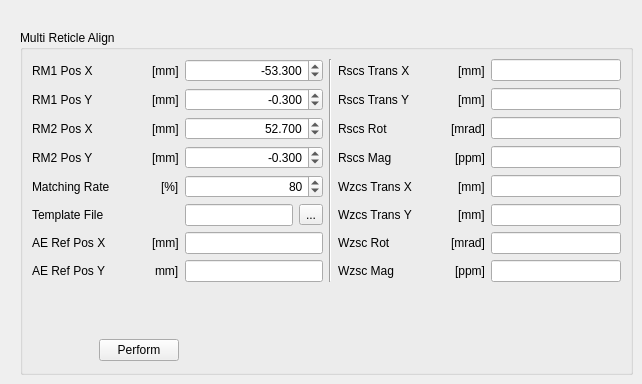
       <widget class="QWidget" name="page_3">
        <widget class="QGroupBox" name="EC4T_reticle_align_qgb">
         <property name="geometry">
          <rect>
           <x>20</x>
           <y>30</y>
           <width>613</width>
           <height>345</height>
          </rect>
         </property>
         <property name="title">
          <string>Multi Reticle Align</string>
         </property>
         <layout class="QGridLayout" name="gridLayout_7">
          <item row="0" column="0">
           <layout class="QHBoxLayout">
            <item>
             <widget class="QLabel" name="EC4T_reticle_align__align_spec_RM1_pos_x_qlb">
              <property name="text">
               <string>RM1 Pos X</string>
              </property>
             </widget>
            </item>
            <item>
             <spacer>
              <property name="orientation">
               <enum>Qt::Horizontal</enum>
              </property>
              <property name="sizeHint" stdset="0">
               <size>
                <width>40</width>
                <height>20</height>
               </size>
              </property>
             </spacer>
            </item>
            <item>
             <widget class="QLabel" name="EC4T_reticle_align__align_spec_RM1_pos_x_qlb_2">
              <property name="text">
               <string>[mm]</string>
              </property>
             </widget>
            </item>
           </layout>
          </item>
          <item row="0" column="1">
           <widget class="QDoubleSpinBox" name="EC4T_reticle_align__align_spec_RM1_pos_x_qdsb">
            <property name="alignment">
             <set>Qt::AlignRight|Qt::AlignTrailing|Qt::AlignVCenter</set>
            </property>
            <property name="decimals">
             <number>3</number>
            </property>
            <property name="minimum">
             <double>-1000000.000000000000000</double>
            </property>
            <property name="maximum">
             <double>1000000.000000000000000</double>
            </property>
            <property name="singleStep">
             <double>0.001000000000000</double>
            </property>
            <property name="value">
             <double>-53.299999999999997</double>
            </property>
           </widget>
          </item>
          <item row="0" column="2" rowspan="8">
           <widget class="Line" name="line_2">
            <property name="orientation">
             <enum>Qt::Vertical</enum>
            </property>
           </widget>
          </item>
          <item row="0" column="3">
           <layout class="QHBoxLayout">
            <item>
             <widget class="QLabel" name="EC4T_reticle_align__cora_result_p_rcs_to_rscs_trans_x_qlb">
              <property name="text">
               <string>Rscs Trans X</string>
              </property>
             </widget>
            </item>
            <item>
             <spacer>
              <property name="orientation">
               <enum>Qt::Horizontal</enum>
              </property>
              <property name="sizeHint" stdset="0">
               <size>
                <width>40</width>
                <height>20</height>
               </size>
              </property>
             </spacer>
            </item>
            <item>
             <widget class="QLabel" name="EC4T_reticle_align__cora_result_p_rcs_to_rscs_trans_x_qlb_2">
              <property name="text">
               <string>[mm]</string>
              </property>
             </widget>
            </item>
           </layout>
          </item>
          <item row="0" column="4">
           <widget class="SMEE::StatusLine" name="EC4T_reticle_align__cora_result_p_rcs_to_rscs_trans_x_qle"/>
          </item>
          <item row="1" column="0">
           <layout class="QHBoxLayout">
            <item>
             <widget class="QLabel" name="EC4T_reticle_align__align_spec_RM1_pos_y_qlb">
              <property name="text">
               <string>RM1 Pos Y</string>
              </property>
             </widget>
            </item>
            <item>
             <spacer>
              <property name="orientation">
               <enum>Qt::Horizontal</enum>
              </property>
              <property name="sizeHint" stdset="0">
               <size>
                <width>40</width>
                <height>20</height>
               </size>
              </property>
             </spacer>
            </item>
            <item>
             <widget class="QLabel" name="EC4T_reticle_align__align_spec_RM1_pos_y_qlb_2">
              <property name="text">
               <string>[mm]</string>
              </property>
             </widget>
            </item>
           </layout>
          </item>
          <item row="1" column="1">
           <widget class="QDoubleSpinBox" name="EC4T_reticle_align__align_spec_RM1_pos_y_qdsb">
            <property name="alignment">
             <set>Qt::AlignRight|Qt::AlignTrailing|Qt::AlignVCenter</set>
            </property>
            <property name="decimals">
             <number>3</number>
            </property>
            <property name="minimum">
             <double>-1000000.000000000000000</double>
            </property>
            <property name="maximum">
             <double>1000000.000000000000000</double>
            </property>
            <property name="singleStep">
             <double>0.001000000000000</double>
            </property>
            <property name="value">
             <double>-0.300000000000000</double>
            </property>
           </widget>
          </item>
          <item row="1" column="3">
           <layout class="QHBoxLayout">
            <item>
             <widget class="QLabel" name="EC4T_reticle_align__cora_result_p_rcs_to_rscs_trans_y_qlb">
              <property name="text">
               <string>Rscs Trans Y</string>
              </property>
             </widget>
            </item>
            <item>
             <spacer>
              <property name="orientation">
               <enum>Qt::Horizontal</enum>
              </property>
              <property name="sizeHint" stdset="0">
               <size>
                <width>40</width>
                <height>20</height>
               </size>
              </property>
             </spacer>
            </item>
            <item>
             <widget class="QLabel" name="EC4T_reticle_align__cora_result_p_rcs_to_rscs_trans_y_qlb_2">
              <property name="text">
               <string>[mm]</string>
              </property>
             </widget>
            </item>
           </layout>
          </item>
          <item row="1" column="4">
           <widget class="SMEE::StatusLine" name="EC4T_reticle_align__cora_result_p_rcs_to_rscs_trans_y_qle"/>
          </item>
          <item row="2" column="0">
           <layout class="QHBoxLayout">
            <item>
             <widget class="QLabel" name="EC4T_reticle_align__align_spec_RM2_pos_x_qlb">
              <property name="text">
               <string>RM2 Pos X</string>
              </property>
             </widget>
            </item>
            <item>
             <spacer>
              <property name="orientation">
               <enum>Qt::Horizontal</enum>
              </property>
              <property name="sizeHint" stdset="0">
               <size>
                <width>40</width>
                <height>20</height>
               </size>
              </property>
             </spacer>
            </item>
            <item>
             <widget class="QLabel" name="EC4T_reticle_align__align_spec_RM2_pos_x_qlb_2">
              <property name="text">
               <string>[mm]</string>
              </property>
             </widget>
            </item>
           </layout>
          </item>
          <item row="2" column="1">
           <widget class="QDoubleSpinBox" name="EC4T_reticle_align__align_spec_RM2_pos_x_qdsb">
            <property name="alignment">
             <set>Qt::AlignRight|Qt::AlignTrailing|Qt::AlignVCenter</set>
            </property>
            <property name="decimals">
             <number>3</number>
            </property>
            <property name="minimum">
             <double>-1000000.000000000000000</double>
            </property>
            <property name="maximum">
             <double>1000000.000000000000000</double>
            </property>
            <property name="singleStep">
             <double>0.001000000000000</double>
            </property>
            <property name="value">
             <double>52.700000000000003</double>
            </property>
           </widget>
          </item>
          <item row="2" column="3">
           <layout class="QHBoxLayout">
            <item>
             <widget class="QLabel" name="EC4T_reticle_align__cora_result_p_rcs_to_rscs_rot_qlb">
              <property name="text">
               <string>Rscs Rot</string>
              </property>
             </widget>
            </item>
            <item>
             <spacer>
              <property name="orientation">
               <enum>Qt::Horizontal</enum>
              </property>
              <property name="sizeHint" stdset="0">
               <size>
                <width>40</width>
                <height>20</height>
               </size>
              </property>
             </spacer>
            </item>
            <item>
             <widget class="QLabel" name="EC4T_reticle_align__cora_result_p_rcs_to_rscs_rot_qlb_2">
              <property name="text">
               <string>[mrad]</string>
              </property>
             </widget>
            </item>
           </layout>
          </item>
          <item row="2" column="4">
           <widget class="SMEE::StatusLine" name="EC4T_reticle_align__cora_result_p_rcs_to_rscs_rot_qle"/>
          </item>
          <item row="3" column="0">
           <layout class="QHBoxLayout">
            <item>
             <widget class="QLabel" name="EC4T_reticle_align__align_spec_RM2_pos_y_qlb">
              <property name="text">
               <string>RM2 Pos Y</string>
              </property>
             </widget>
            </item>
            <item>
             <spacer>
              <property name="orientation">
               <enum>Qt::Horizontal</enum>
              </property>
              <property name="sizeHint" stdset="0">
               <size>
                <width>40</width>
                <height>20</height>
               </size>
              </property>
             </spacer>
            </item>
            <item>
             <widget class="QLabel" name="EC4T_reticle_align__align_spec_RM2_pos_y_qlb_2">
              <property name="text">
               <string>[mm]</string>
              </property>
             </widget>
            </item>
           </layout>
          </item>
          <item row="3" column="1">
           <widget class="QDoubleSpinBox" name="EC4T_reticle_align__align_spec_RM2_pos_y_qdsb">
            <property name="alignment">
             <set>Qt::AlignRight|Qt::AlignTrailing|Qt::AlignVCenter</set>
            </property>
            <property name="decimals">
             <number>3</number>
            </property>
            <property name="minimum">
             <double>-1000000.000000000000000</double>
            </property>
            <property name="maximum">
             <double>1000000.000000000000000</double>
            </property>
            <property name="singleStep">
             <double>0.001000000000000</double>
            </property>
            <property name="value">
             <double>-0.300000000000000</double>
            </property>
           </widget>
          </item>
          <item row="3" column="3">
           <layout class="QHBoxLayout">
            <item>
             <widget class="QLabel" name="EC4T_reticle_align__cora_result_p_rcs_to_rscs_mag_qlb">
              <property name="text">
               <string>Rscs Mag</string>
              </property>
             </widget>
            </item>
            <item>
             <spacer>
              <property name="orientation">
               <enum>Qt::Horizontal</enum>
              </property>
              <property name="sizeHint" stdset="0">
               <size>
                <width>40</width>
                <height>20</height>
               </size>
              </property>
             </spacer>
            </item>
            <item>
             <widget class="QLabel" name="EC4T_reticle_align__cora_result_p_rcs_to_rscs_mag_qlb_2">
              <property name="text">
               <string>[ppm]</string>
              </property>
             </widget>
            </item>
           </layout>
          </item>
          <item row="3" column="4">
           <widget class="SMEE::StatusLine" name="EC4T_reticle_align__cora_result_p_rcs_to_rscs_mag_qle"/>
          </item>
          <item row="4" column="0">
           <layout class="QHBoxLayout">
            <item>
             <widget class="QLabel" name="EC4T_reticle_align__align_spec_matching_rate_qlb">
              <property name="text">
               <string>Matching Rate</string>
              </property>
             </widget>
            </item>
            <item>
             <spacer>
              <property name="orientation">
               <enum>Qt::Horizontal</enum>
              </property>
              <property name="sizeHint" stdset="0">
               <size>
                <width>40</width>
                <height>20</height>
               </size>
              </property>
             </spacer>
            </item>
            <item>
             <widget class="QLabel" name="EC4T_reticle_align__align_spec_matching_rate_qlb_2">
              <property name="text">
               <string>[%]</string>
              </property>
             </widget>
            </item>
           </layout>
          </item>
          <item row="4" column="1">
           <widget class="QDoubleSpinBox" name="EC4T_reticle_align__align_spec_matching_rate_qdsb">
            <property name="alignment">
             <set>Qt::AlignRight|Qt::AlignTrailing|Qt::AlignVCenter</set>
            </property>
            <property name="decimals">
             <number>0</number>
            </property>
            <property name="minimum">
             <double>-1000000.000000000000000</double>
            </property>
            <property name="maximum">
             <double>1000000.000000000000000</double>
            </property>
            <property name="value">
             <double>80.000000000000000</double>
            </property>
           </widget>
          </item>
          <item row="4" column="3">
           <layout class="QHBoxLayout">
            <item>
             <widget class="QLabel" name="EC4T_reticle_align__fira_result_p_rcs_to_wzcs_trans_x_qlb">
              <property name="text">
               <string>Wzcs Trans X</string>
              </property>
             </widget>
            </item>
            <item>
             <spacer>
              <property name="orientation">
               <enum>Qt::Horizontal</enum>
              </property>
              <property name="sizeHint" stdset="0">
               <size>
                <width>40</width>
                <height>20</height>
               </size>
              </property>
             </spacer>
            </item>
            <item>
             <widget class="QLabel" name="EC4T_reticle_align__fira_result_p_rcs_to_wzcs_trans_x_qlb_2">
              <property name="text">
               <string>[mm]</string>
              </property>
             </widget>
            </item>
           </layout>
          </item>
          <item row="4" column="4">
           <widget class="SMEE::StatusLine" name="EC4T_reticle_align__fira_result_p_rcs_to_wzcs_trans_x_qle"/>
          </item>
          <item row="5" column="0">
           <layout class="QHBoxLayout">
            <item>
             <widget class="QLabel" name="EC4T_reticle_align__align_spec_template_file_qlb">
              <property name="text">
               <string>Template File</string>
              </property>
             </widget>
            </item>
            <item>
             <spacer>
              <property name="orientation">
               <enum>Qt::Horizontal</enum>
              </property>
              <property name="sizeHint" stdset="0">
               <size>
                <width>40</width>
                <height>20</height>
               </size>
              </property>
             </spacer>
            </item>
           </layout>
          </item>
          <item row="5" column="1">
           <layout class="QGridLayout">
            <item row="0" column="0">
             <widget class="QLineEdit" name="EC4T_reticle_align__align_spec_template_file_qle"/>
            </item>
            <item row="0" column="1">
             <widget class="QToolButton" name="toolButton">
              <property name="text">
               <string>...</string>
              </property>
             </widget>
            </item>
           </layout>
          </item>
          <item row="5" column="3">
           <layout class="QHBoxLayout">
            <item>
             <widget class="QLabel" name="EC4T_reticle_align__fira_result_p_rcs_to_wzcs_trans_y_qlb">
              <property name="text">
               <string>Wzcs Trans Y</string>
              </property>
             </widget>
            </item>
            <item>
             <spacer>
              <property name="orientation">
               <enum>Qt::Horizontal</enum>
              </property>
              <property name="sizeHint" stdset="0">
               <size>
                <width>40</width>
                <height>20</height>
               </size>
              </property>
             </spacer>
            </item>
            <item>
             <widget class="QLabel" name="EC4T_reticle_align__fira_result_p_rcs_to_wzcs_trans_y_qlb_2">
              <property name="text">
               <string>[mm]</string>
              </property>
             </widget>
            </item>
           </layout>
          </item>
          <item row="5" column="4">
           <widget class="SMEE::StatusLine" name="EC4T_reticle_align__fira_result_p_rcs_to_wzcs_trans_y_qle"/>
          </item>
          <item row="6" column="0">
           <layout class="QHBoxLayout">
            <item>
             <widget class="QLabel" name="EC4T_reticle_align__ttl_baseline_result_p_AE_ref_pos_x_qlb">
              <property name="text">
               <string>AE Ref Pos X</string>
              </property>
             </widget>
            </item>
            <item>
             <spacer>
              <property name="orientation">
               <enum>Qt::Horizontal</enum>
              </property>
              <property name="sizeHint" stdset="0">
               <size>
                <width>40</width>
                <height>20</height>
               </size>
              </property>
             </spacer>
            </item>
            <item>
             <widget class="QLabel" name="EC4T_reticle_align__ttl_baseline_result_p_AE_ref_pos_x_qlb_2">
              <property name="text">
               <string>[mm]</string>
              </property>
             </widget>
            </item>
           </layout>
          </item>
          <item row="6" column="1">
           <widget class="SMEE::StatusLine" name="EC4T_reticle_align__ttl_baseline_result_p_AE_ref_pos_x_qle"/>
          </item>
          <item row="6" column="3">
           <layout class="QHBoxLayout">
            <item>
             <widget class="QLabel" name="EC4T_reticle_align__fira_result_p_rcs_to_wzcs_rot_qlb">
              <property name="text">
               <string>Wzsc Rot</string>
              </property>
             </widget>
            </item>
            <item>
             <spacer>
              <property name="orientation">
               <enum>Qt::Horizontal</enum>
              </property>
              <property name="sizeHint" stdset="0">
               <size>
                <width>40</width>
                <height>20</height>
               </size>
              </property>
             </spacer>
            </item>
            <item>
             <widget class="QLabel" name="EC4T_reticle_align__fira_result_p_rcs_to_wzcs_rot_qlb_2">
              <property name="text">
               <string>[mrad]</string>
              </property>
             </widget>
            </item>
           </layout>
          </item>
          <item row="6" column="4">
           <widget class="SMEE::StatusLine" name="EC4T_reticle_align__fira_result_p_rcs_to_wzcs_rot_qle"/>
          </item>
          <item row="7" column="0">
           <layout class="QHBoxLayout">
            <item>
             <widget class="QLabel" name="EC4T_reticle_align__ttl_baseline_result_p_AE_ref_pos_y_qlb">
              <property name="text">
               <string>AE Ref Pos Y</string>
              </property>
             </widget>
            </item>
            <item>
             <spacer>
              <property name="orientation">
               <enum>Qt::Horizontal</enum>
              </property>
              <property name="sizeHint" stdset="0">
               <size>
                <width>40</width>
                <height>20</height>
               </size>
              </property>
             </spacer>
            </item>
            <item>
             <widget class="QLabel" name="EC4T_reticle_align__ttl_baseline_result_p_AE_ref_pos_y_qlb_2">
              <property name="text">
               <string>mm]</string>
              </property>
             </widget>
            </item>
           </layout>
          </item>
          <item row="7" column="1">
           <widget class="SMEE::StatusLine" name="EC4T_reticle_align__ttl_baseline_result_p_AE_ref_pos_y_qle"/>
          </item>
          <item row="7" column="3">
           <layout class="QHBoxLayout">
            <item>
             <widget class="QLabel" name="EC4T_reticle_align__fira_result_p_rcs_to_wzcs_mag_qlb">
              <property name="text">
               <string>Wzsc Mag</string>
              </property>
             </widget>
            </item>
            <item>
             <spacer>
              <property name="orientation">
               <enum>Qt::Horizontal</enum>
              </property>
              <property name="sizeHint" stdset="0">
               <size>
                <width>40</width>
                <height>20</height>
               </size>
              </property>
             </spacer>
            </item>
            <item>
             <widget class="QLabel" name="EC4T_reticle_align__fira_result_p_rcs_to_wzcs_mag_qlb_2">
              <property name="text">
               <string>[ppm]</string>
              </property>
             </widget>
            </item>
           </layout>
          </item>
          <item row="7" column="4">
           <widget class="SMEE::StatusLine" name="EC4T_reticle_align__fira_result_p_rcs_to_wzcs_mag_qle"/>
          </item>
          <item row="8" column="0">
           <spacer>
            <property name="orientation">
             <enum>Qt::Vertical</enum>
            </property>
            <property name="sizeHint" stdset="0">
             <size>
              <width>20</width>
              <height>40</height>
             </size>
            </property>
           </spacer>
          </item>
          <item row="9" column="0">
           <layout class="QGridLayout">
            <item row="0" column="0">
             <spacer>
              <property name="orientation">
               <enum>Qt::Horizontal</enum>
              </property>
              <property name="sizeHint" stdset="0">
               <size>
                <width>40</width>
                <height>25</height>
               </size>
              </property>
             </spacer>
            </item>
            <item row="0" column="1">
             <widget class="SMEE::PerformButton" name="EC4T_reticle_align_qpb">
              <property name="text">
               <string>Perform</string>
              </property>
             </widget>
            </item>
           </layout>
          </item>
         </layout>
        </widget>
       </widget>
